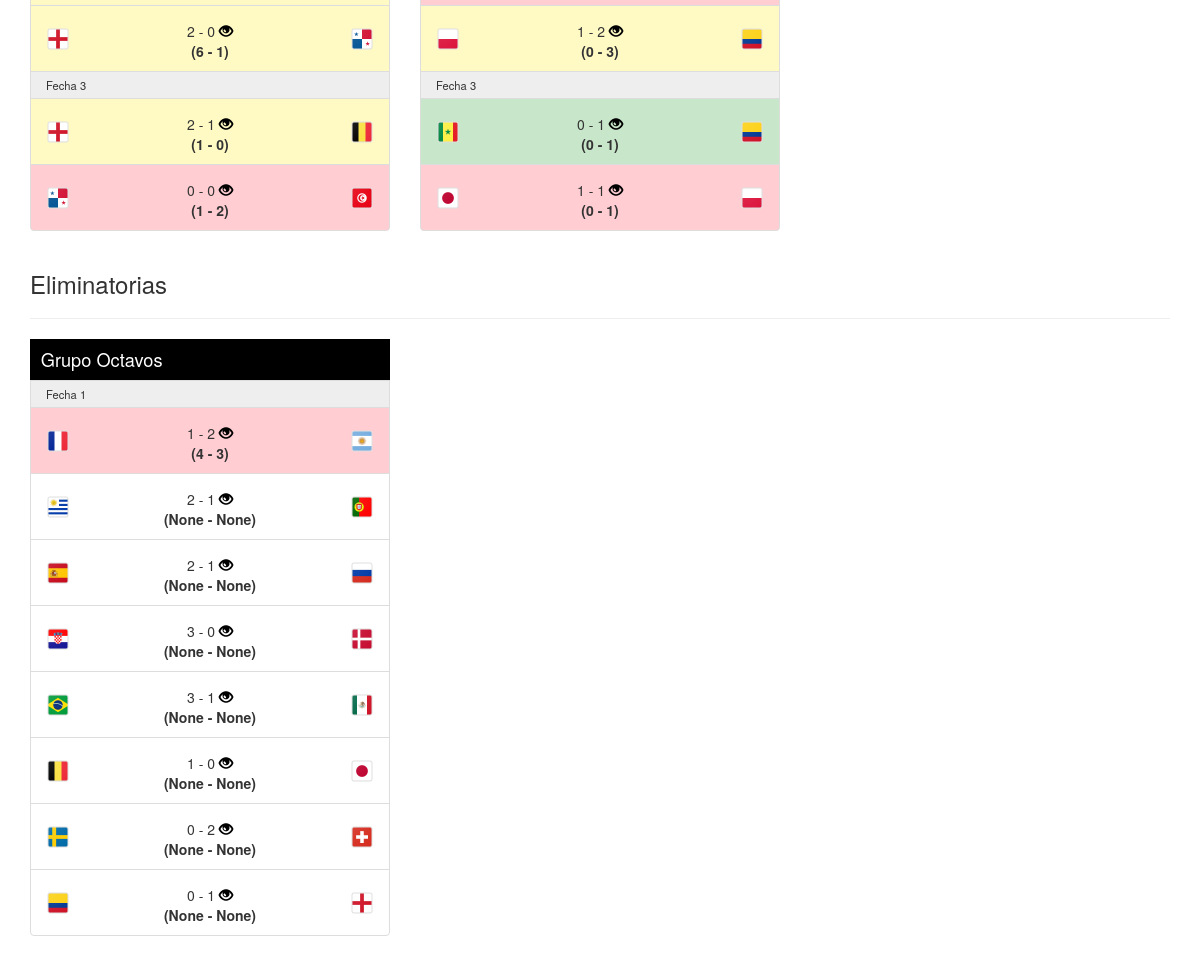
The app's page / (signed in, lower part), older data.
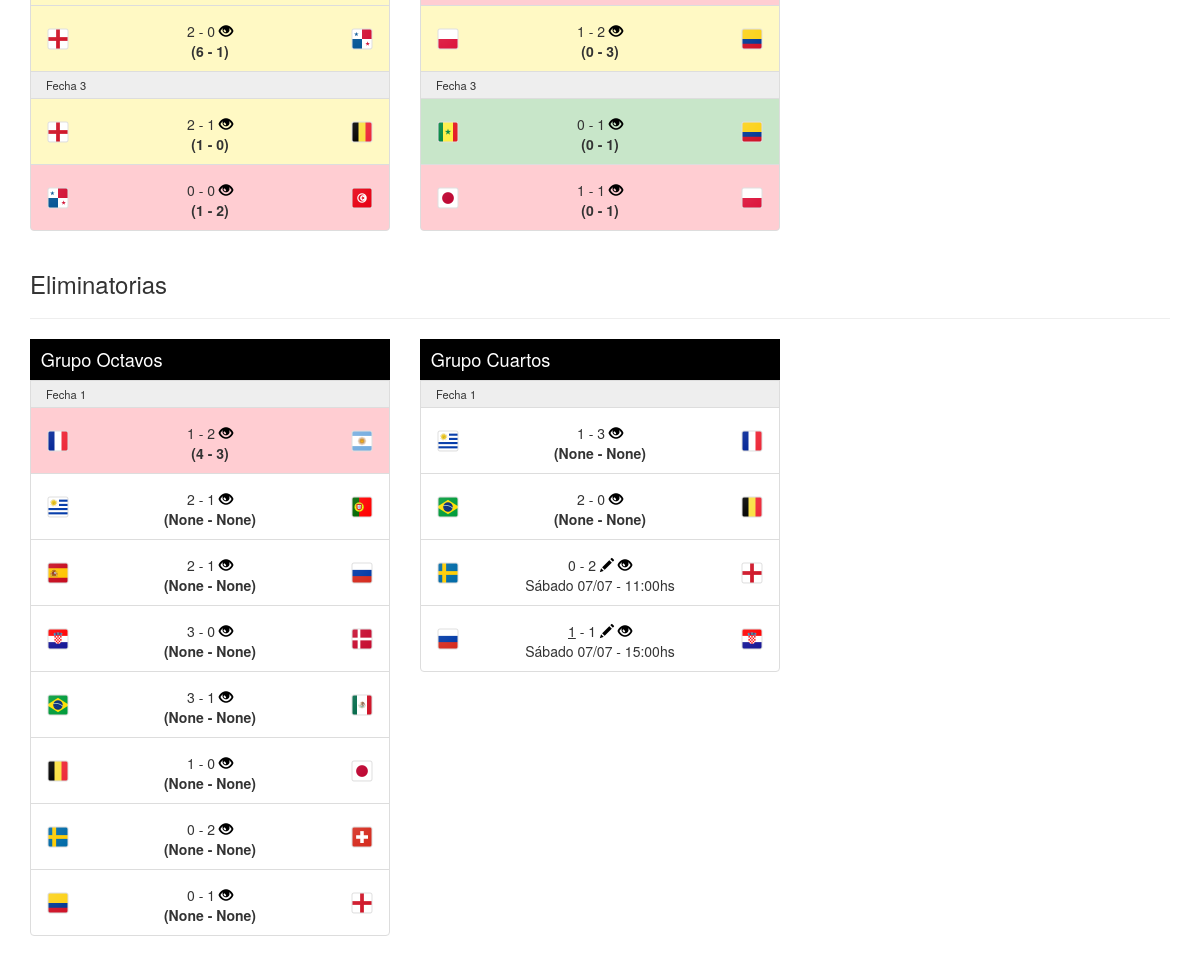
The same page, newer data.
### app/models.py (models this page shows, shortened)
class Partido(models.Model):
	equipo1 = models.ForeignKey(Equipo, related_name='equipo1', on_delete=models.CASCADE)
	equipo2 = models.ForeignKey(Equipo, related_name='equipo2', on_delete=models.CASCADE)
	torneo = models.ForeignKey(Torneo, on_delete=models.CASCADE)
	grupo = models.CharField(max_length=10)
	fecha = models.SmallIntegerField();
	horario = models.DateTimeField();
	goles1 = models.SmallIntegerField(null=True, blank=True)
	goles2 = models.SmallIntegerField(null=True, blank=True)
	eliminatoria = models.BooleanField(default = False)
	fase_eliminatoria = models.SmallIntegerField(null = True, blank = True)
	penales1 = models.SmallIntegerField(null = True, blank = True)
	penales2 = models.SmallIntegerField(null = True, blank = True)
	def se_jugo(self):
		return self.horario <= timezone.now()
	def equipo_ganador(self):
		if self.goles1 > self.goles2:
			return self.equipo1
		elif self.goles2 > self.goles1:
			return self.equipo2
		else:
			return 0

class Prediccion(models.Model):
	usuario = models.ForeignKey(User, related_name='usuario', on_delete=models.CASCADE)
	torneo = models.ForeignKey(Torneo, related_name='torneo', on_delete=models.CASCADE)
	partido = models.ForeignKey(Partido, related_name='partido', on_delete=models.CASCADE)
	goles1 = models.SmallIntegerField()
	goles2 = models.SmallIntegerField()
	ganador = models.ForeignKey(Equipo, related_name='equipo_gan', on_delete=models.CASCADE, null=True, blank = True, default=None)
	def equipo_ganador(self):
		if self.ganador == None:
			if self.goles1 > self.goles2:
				return self.partido.equipo1
			elif self.goles2 > self.goles1:
				return self.partido.equipo2
			else:
				return 0
		else:
			return self.ganador

### app/views.py (the view)
# urls.py: path('', views.fixture, name='fixture'),
@login_required
def fixture(request):
	usuario = request.user
	mundial = Torneo.objects.get(nombre = 'Mundial')
	partidos = Partido.objects.filter(torneo = mundial).order_by('eliminatoria', 'fase_eliminatoria', 'grupo', 'fecha', 'horario')
	predicciones = Prediccion.objects.filter(usuario = usuario, torneo = mundial).order_by('partido__eliminatoria', 'partido__fase_eliminatoria', 'partido__grupo', 'partido__fecha', 'partido__horario')
	i = 0
	j = 0
	partidos_con_predicciones = []
	while i < partidos.count() and j < predicciones.count():
		partidos_con_predicciones.append(partidos[i])
		if partidos[i].pk == predicciones[j].partido.pk:
			partidos_con_predicciones[i].prediccion = predicciones[j]
			j += 1
		i += 1
	while i < partidos.count():
		partidos_con_predicciones.append(partidos[i])
		i += 1
	return render(request, 'app/fixture.html', {'partidos': partidos_con_predicciones})

### app/templates/app/fixture.html (shortened to what this page needs)
{% extends "app/base.html" %}
{% block contenido %}
	<div class="row">
		<div>
			<ul>
				{% for partido in partidos %}
					{% ifchanged partido.grupo %}
							</ul>
						</div>
						{% ifchanged partido.eliminatoria %}
							{% if not forloop.first %}
								<div class="col-xs-12">
									<h3>Eliminatorias</h3>
									<hr>
								</div>
							{% endif %}
						{% endifchanged %}
						<div class="col-xs-12 col-sm-6 col-md-4">
							<h3 class="titulo-grupo">Grupo {{ partido.grupo }}</h3>
							<ul class="list-group">
					{% endifchanged %}
					{% ifchanged partido.grupo partido.fecha %}
						<li class="list-group-item separador-fecha">Fecha {{ partido.fecha }}</li>
					{% endifchanged %}
					{% if partido.goles1 != None and partido.goles2 != None %}
						{% if partido.goles1 == partido.prediccion.goles1 and partido.goles2 == partido.prediccion.goles2 %}
							<li class="list-group-item verde">
						{% elif partido.equipo_ganador == partido.prediccion.equipo_ganador %}
							<li class="list-group-item amarillo">
						{% else %}
							<li class="list-group-item rojo">
						{% endif %}
					{% else %}
						<li class="list-group-item">
					{% endif %}
						<div class="row">
							<div class="col-xs-2">
								<img src="{{ STATIC_PREFIX }}/img/banderas/{{ partido.equipo1.pk }}.png" alt="" class="bandera">
							</div>
							<div class="col-xs-8 resultado">
								{% url 'ver_predicciones' partido_pk=partido.pk as url_ver %}
								{% if partido.se_jugo %}
									{% if partido.eliminatoria and partido.prediccion.goles1 == partido.prediccion.goles2 %}
										{% if partido.prediccion.ganador == partido.equipo1 %}
												<span class="ganador_eliminatorias">{{ partido.prediccion.goles1 }}</span> - {{ partido.prediccion.goles2 }}
										{% else %}
												{{ partido.prediccion.goles1 }} - <span class="ganador_eliminatorias">{{ partido.prediccion.goles2 }}</span>
										{% endif %}
									{% else %}
											{{ partido.prediccion.goles1 }} - {{ partido.prediccion.goles2 }}
									{% endif %}
									<a href="{{url_ver}}"><span class="glyphicon glyphicon-eye-open" title="Ver resultados de amigos"></span></a>
									<br>
									<b>({{ partido.goles1 }} - {{ partido.goles2 }})</b>
								{% else %}
									{% url 'actualizar_prediccion' partido_pk=partido.pk prediccion_pk=partido.prediccion.pk|default:'0' as url_editar %}
									{% if partido.eliminatoria and partido.prediccion.goles1 == partido.prediccion.goles2 %}
										{% if partido.prediccion.ganador == partido.equipo1 %}
												<span class="ganador_eliminatorias">{{ partido.prediccion.goles1 }}</span> - {{ partido.prediccion.goles2 }}
										{% else %}
												{{ partido.prediccion.goles1 }} - <span class="ganador_eliminatorias">{{ partido.prediccion.goles2 }}</span>
										{% endif %}
									{% else %}
											{{ partido.prediccion.goles1 }} - {{ partido.prediccion.goles2 }}
									{% endif %}
									<a href="{{url_editar}}"><span class="glyphicon glyphicon-pencil" title="Editar"></span></a>
									<a href="{{url_ver}}"><span class="glyphicon glyphicon-eye-open" title="Ver resultados de amigos"></span></a>
									<br>
									{{ partido.horario|date:"l d/m - G:i" }}hs
								{% endif %}
							</div>
							<div class="col-xs-2 text-right"><img class="bandera" src="{{ STATIC_PREFIX }}/img/banderas/{{ partido.equipo2.pk }}.png"></div>
						</div>
					</li>
				{% endfor %}
			</ul>
		</div>
	</div>
{% endblock contenido %}

Row changes from the older to the newer data that the page shows:
added Partido: grupo "Cuartos", fecha "1", prediccion.goles1 "1", prediccion.goles2 "3", goles1 "None", goles2 "None", shows a picture
added Partido: prediccion.goles1 "2", prediccion.goles2 "0", goles1 "None", goles2 "None"
added Partido: prediccion.goles1 "0", prediccion.goles2 "2", horario "Sábado 07/07 - 11:00"
added Partido: shows a picture, prediccion.goles1 "1", prediccion.goles2 "1", horario "Sábado 07/07 - 15:00"
